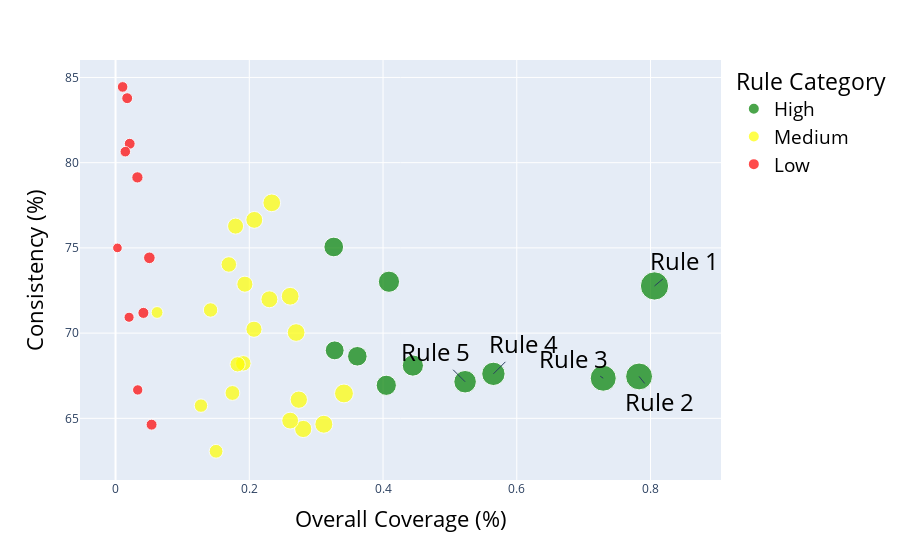

Notebook code for this chart:
### Code cell
import plotly.express as px
import pandas as pd

# Assuming 'rule_metrics_df_sorted' is the DataFrame from earlier
fig = px.scatter(
    rule_metrics_df_sorted,
    x='Overall Coverage (%)',
    y='Consistency (%)',
    color='Category',  # Corrected column name
    size='Aggregated Score',
    hover_data=['Rule', 'Overall Coverage (%)', 'Consistency (%)', 'Relative Coverage (%)'],
    color_discrete_map={'High': 'green', 'Medium': 'yellow', 'Low': 'red'}
)

# Update axis labels to be darker and bigger
fig.update_layout(
    xaxis_title='Overall Coverage (%)',
    yaxis_title='Consistency (%)',
    xaxis=dict(title_font=dict(size=22, color='black')),  # Bigger and darker x-axis label
    yaxis=dict(title_font=dict(size=22, color='black')),  # Bigger and darker y-axis label
    legend_title='Rule Category',
    legend=dict(font=dict(size=19, color='black'))  # Bigger and darker legend text
)

# Define annotation offsets for overlapping points
annotation_offsets = {
    'Critical rule 0': (30, -25),  # Rule 1: Default position
    'Critical rule 2': (20, 25),  # Rule 2: Default position
    'Critical rule 1': (-30, -20),  # Rule 3: Default position
    'Critical rule 13': (30, -30),  # Rule 4: Move up-left
    'Critical rule 5': (-30, -30)  # Rule 5: Move down-right
}

# Update annotations
annotations = {
    'Critical rule 0': 'Rule 1',
    'Critical rule 2': 'Rule 2',
    'Critical rule 1': 'Rule 3',
    'Critical rule 13': 'Rule 4',
    'Critical rule 5': 'Rule 5'
}

for rule_name, annotation in annotations.items():
    # Get the row corresponding to the rule
    rule_row = rule_metrics_df_sorted[rule_metrics_df_sorted['Rule'] == rule_name].iloc[0]
    
    # Retrieve custom offsets
    ax_offset, ay_offset = annotation_offsets[rule_name]
    
    # Add annotation at the specific point
    fig.add_annotation(
        x=rule_row['Overall Coverage (%)'],
        y=rule_row['Consistency (%)'],
        text=annotation,
        #showarrow=True,
        #arrowhead=4,
        ax=ax_offset,  # Apply horizontal offset
        ay=ay_offset,  # Apply vertical offset
        font=dict(size=24, color="black")  # Bigger and darker annotations
    )

fig.show()

### Figure 1 — Plotly figure (JSON) as saved in the notebook; plotly's stock layout.template omitted (floating-point values rounded to 4 significant figures)
{"data": [{"customdata": [["Critical rule 0", 8.85], ["Critical rule 2", 7.969], ["Critical rule 1", 7.412], ["Critical rule 13", 5.765], ["Critical rule 5", 5.296], ["Critical rule 35", 4.505], ["Critical rule 27", 4.569], ["Critical rule 19", 4.089], ["Critical rule 11", 3.695], ["Critical rule 17", 3.745], ["Critical rule 8", 3.411]], "hovertemplate": "Category=High<br>Overall Coverage (%)=%{x}<br>Consistency (%)=%{y}<br>Aggregated Score=%{marker.size}<br>Rule=%{customdata[0]}<br>Relative Coverage (%)=%{customdata[1]}<extra></extra>", "legendgroup": "High", "marker": {"color": "green", "size": [1.992, 1.8, 1.688, 1.359, 1.263, 1.122, 1.12, 1.021, 0.9659, 0.9568, 0.8909], "sizemode": "area", "sizeref": 0.004981, "symbol": "circle"}, "mode": "markers", "name": "High", "orientation": "v", "showlegend": true, "type": "scatter", "x": [0.806, 0.7829, 0.7293, 0.5651, 0.5227, 0.4089, 0.4446, 0.4049, 0.3263, 0.3616, 0.3277], "xaxis": "x", "y": [72.77, 67.46, 67.35, 67.61, 67.15, 73.01, 68.1, 66.94, 75.05, 68.64, 68.99], "yaxis": "y"}, {"customdata": [["Critical rule 3", 3.426], ["Critical rule 4", 3.039], ["Critical rule 14", 2.843], ["Critical rule 26", 2.854], ["Critical rule 18", 2.737], ["Critical rule 16", 2.733], ["Critical rule 12", 2.726], ["Critical rule 33", 2.499], ["Critical rule 24", 2.4], ["Critical rule 10", 2.556], ["Critical rule 7", 2.194], ["Critical rule 34", 2.126], ["Critical rule 40", 2.066], ["Critical rule 20", 1.892], ["Critical rule 22", 1.967], ["Critical rule 21", 1.878], ["Critical rule 6", 1.754], ["Critical rule 28", 1.53], ["Critical rule 42", 1.431], ["Critical rule 15", 1.267], ["Critical rule 29", 0.6674]], "hovertemplate": "Category=Medium<br>Overall Coverage (%)=%{x}<br>Consistency (%)=%{y}<br>Aggregated Score=%{marker.size}<br>Rule=%{customdata[0]}<br>Relative Coverage (%)=%{customdata[1]}<extra></extra>", "legendgroup": "Medium", "marker": {"color": "yellow", "size": [0.8862, 0.8033, 0.7865, 0.7823, 0.7815, 0.7463, 0.7398, 0.7169, 0.7109, 0.7071, 0.6505, 0.6449, 0.6429, 0.6013, 0.599, 0.581, 0.5511, 0.5208, 0.4761, 0.4513, 0.3474], "sizemode": "area", "sizeref": 0.004981, "symbol": "circle"}, "mode": "markers", "name": "Medium", "orientation": "v", "showlegend": true, "type": "scatter", "x": [0.3416, 0.3115, 0.2611, 0.2701, 0.2336, 0.2741, 0.2806, 0.2301, 0.2075, 0.2611, 0.207, 0.1934, 0.1795, 0.1694, 0.191, 0.1826, 0.1748, 0.1421, 0.1503, 0.1277, 0.0621], "xaxis": "x", "y": [66.46, 64.65, 72.16, 70.03, 77.64, 66.09, 64.38, 71.98, 76.64, 64.86, 70.23, 72.87, 76.28, 74.03, 68.23, 68.17, 66.49, 71.36, 63.07, 65.75, 71.21], "yaxis": "y"}, {"customdata": [["Critical rule 38", 0.568], ["Critical rule 9", 0.3905], ["Critical rule 30", 0.4473], ["Critical rule 23", 0.5254], ["Critical rule 41", 0.2201], ["Critical rule 39", 0.2591], ["Critical rule 31", 0.1349], ["Critical rule 32", 0.1775], ["Critical rule 36", 0.3337], ["Critical rule 25", 0.2165], ["Critical rule 37", 0.03195]], "hovertemplate": "Category=Low<br>Overall Coverage (%)=%{x}<br>Consistency (%)=%{y}<br>Aggregated Score=%{marker.size}<br>Rule=%{customdata[0]}<br>Relative Coverage (%)=%{customdata[1]}<extra></extra>", "legendgroup": "Low", "marker": {"color": "red", "size": [0.3371, 0.3157, 0.3032, 0.2992, 0.2955, 0.2953, 0.2804, 0.2775, 0.2669, 0.2562, 0.2314], "sizemode": "area", "sizeref": 0.004981, "symbol": "circle"}, "mode": "markers", "name": "Low", "orientation": "v", "showlegend": true, "type": "scatter", "x": [0.05058, 0.0327, 0.04164, 0.05387, 0.01741, 0.02117, 0.01059, 0.01459, 0.03317, 0.02023, 0.002823], "xaxis": "x", "y": [74.42, 79.14, 71.19, 64.63, 83.78, 81.11, 84.44, 80.65, 66.67, 70.93, 75], "yaxis": "y"}], "layout": {"annotations": [{"ax": 30, "ay": -25, "font": {"color": "black", "size": 24}, "text": "Rule 1", "x": 0.806, "y": 72.77}, {"ax": 20, "ay": 25, "font": {"color": "black", "size": 24}, "text": "Rule 2", "x": 0.7829, "y": 67.46}, {"ax": -30, "ay": -20, "font": {"color": "black", "size": 24}, "text": "Rule 3", "x": 0.7293, "y": 67.35}, {"ax": 30, "ay": -30, "font": {"color": "black", "size": 24}, "text": "Rule 4", "x": 0.5651, "y": 67.61}, {"ax": -30, "ay": -30, "font": {"color": "black", "size": 24}, "text": "Rule 5", "x": 0.5227, "y": 67.15}], "autosize": true, "legend": {"font": {"color": "black", "size": 19}, "itemsizing": "constant", "title": {"text": "Rule Category"}, "tracegroupgap": 0}, "margin": {"t": 60}, "xaxis": {"anchor": "y", "autorange": true, "domain": [0, 1], "range": [-0.04819, 0.8696], "title": {"font": {"color": "black", "size": 22}, "text": "Overall Coverage (%)"}, "type": "linear"}, "yaxis": {"anchor": "x", "autorange": true, "domain": [0, 1], "range": [60.9, 86.41], "title": {"font": {"color": "black", "size": 22}, "text": "Consistency (%)"}, "type": "linear"}}}
